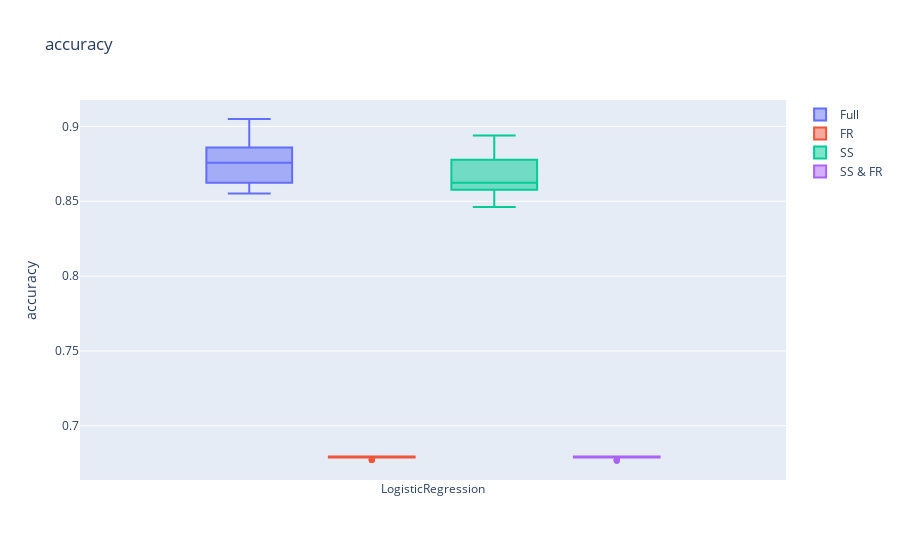
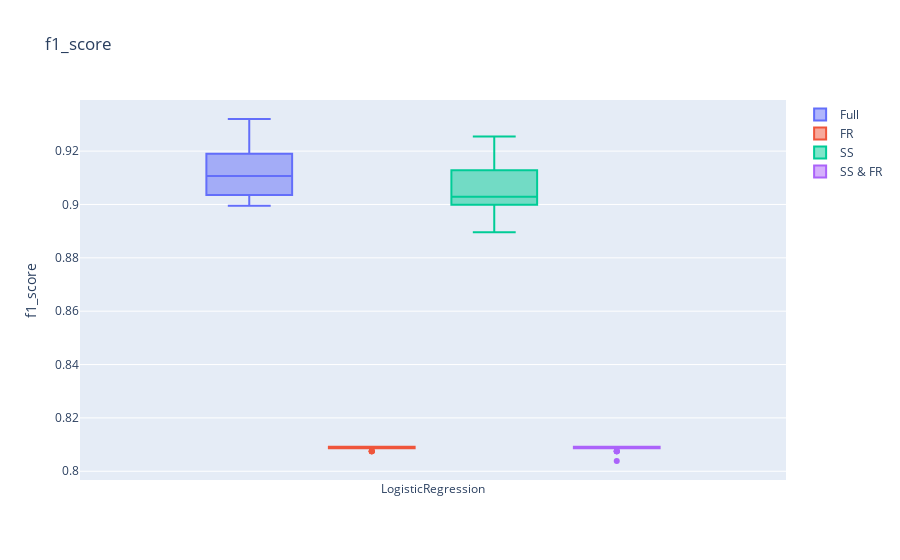
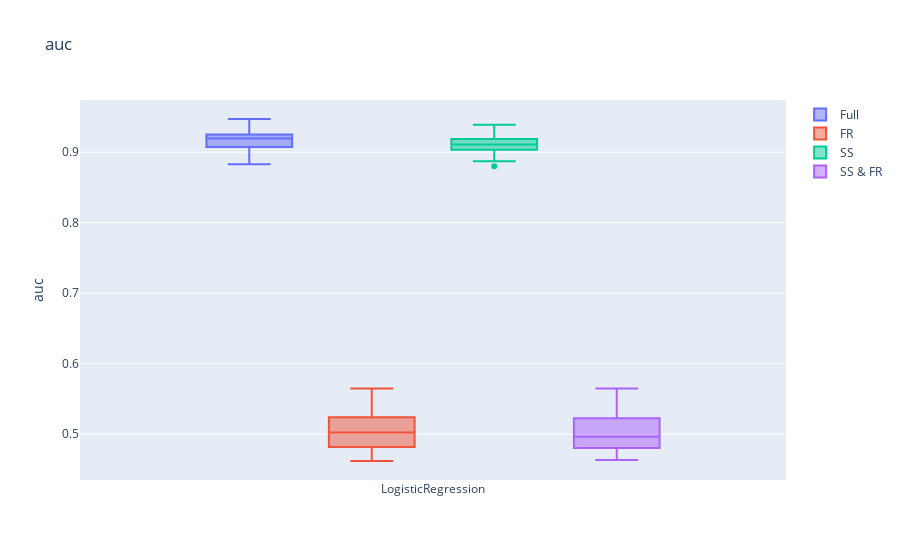
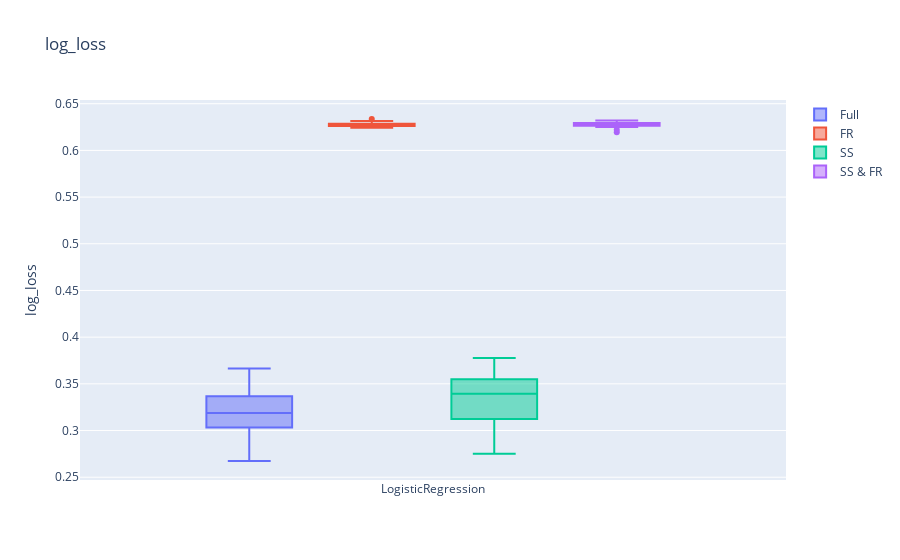

Source (notebook cell) for these figures, in order:
### Code cell
make_plots('accuracy')
make_plots('f1_score')
make_plots('auc')
make_plots('log_loss')

### Figure 1 — Plotly figure (JSON) as saved in the notebook; plotly's stock layout.template omitted (floating-point values rounded to 4 significant figures)
{"data": [{"name": "Full", "type": "box", "x": ["LogisticRegression", "LogisticRegression", "LogisticRegression", "LogisticRegression", "LogisticRegression", "LogisticRegression", "LogisticRegression", "LogisticRegression", "LogisticRegression", "LogisticRegression", "LogisticRegression", "LogisticRegression", "LogisticRegression", "LogisticRegression", "LogisticRegression", "LogisticRegression", "LogisticRegression", "LogisticRegression", "LogisticRegression", "LogisticRegression", "LogisticRegression", "LogisticRegression", "LogisticRegression", "LogisticRegression", "LogisticRegression", "LogisticRegression", "LogisticRegression", "LogisticRegression", "LogisticRegression", "LogisticRegression", "LogisticRegression", "LogisticRegression", "LogisticRegression", "LogisticRegression", "LogisticRegression", "LogisticRegression", "LogisticRegression", "LogisticRegression", "LogisticRegression", "LogisticRegression"], "y": [0.9029, 0.86, 0.8849, 0.8849, 0.8688, 0.862, 0.8643, 0.8643, 0.8824, 0.8778, 0.8984, 0.8623, 0.86, 0.8916, 0.8756, 0.905, 0.8575, 0.8914, 0.8643, 0.8552, 0.8758, 0.8691, 0.8962, 0.8871, 0.8937, 0.8665, 0.8575, 0.8597, 0.8575, 0.8846, 0.8894, 0.8781, 0.8758, 0.8623, 0.8665, 0.871, 0.8891, 0.8801, 0.8597, 0.8824]}, {"name": "FR", "type": "box", "x": ["LogisticRegression", "LogisticRegression", "LogisticRegression", "LogisticRegression", "LogisticRegression", "LogisticRegression", "LogisticRegression", "LogisticRegression", "LogisticRegression", "LogisticRegression", "LogisticRegression", "LogisticRegression", "LogisticRegression", "LogisticRegression", "LogisticRegression", "LogisticRegression", "LogisticRegression", "LogisticRegression", "LogisticRegression", "LogisticRegression", "LogisticRegression", "LogisticRegression", "LogisticRegression", "LogisticRegression", "LogisticRegression", "LogisticRegression", "LogisticRegression", "LogisticRegression", "LogisticRegression", "LogisticRegression", "LogisticRegression", "LogisticRegression", "LogisticRegression", "LogisticRegression", "LogisticRegression", "LogisticRegression", "LogisticRegression", "LogisticRegression", "LogisticRegression", "LogisticRegression"], "y": [0.6772, 0.6795, 0.6795, 0.6795, 0.6787, 0.6787, 0.6787, 0.6787, 0.6787, 0.6787, 0.6772, 0.6795, 0.6795, 0.6795, 0.6787, 0.6787, 0.6787, 0.6787, 0.6787, 0.6787, 0.6772, 0.6795, 0.6795, 0.6795, 0.6787, 0.6787, 0.6787, 0.6787, 0.6787, 0.6787, 0.6772, 0.6795, 0.6795, 0.6795, 0.6787, 0.6787, 0.6787, 0.6787, 0.6787, 0.6787]}, {"name": "SS", "type": "box", "x": ["LogisticRegression", "LogisticRegression", "LogisticRegression", "LogisticRegression", "LogisticRegression", "LogisticRegression", "LogisticRegression", "LogisticRegression", "LogisticRegression", "LogisticRegression", "LogisticRegression", "LogisticRegression", "LogisticRegression", "LogisticRegression", "LogisticRegression", "LogisticRegression", "LogisticRegression", "LogisticRegression", "LogisticRegression", "LogisticRegression", "LogisticRegression", "LogisticRegression", "LogisticRegression", "LogisticRegression", "LogisticRegression", "LogisticRegression", "LogisticRegression", "LogisticRegression", "LogisticRegression", "LogisticRegression", "LogisticRegression", "LogisticRegression", "LogisticRegression", "LogisticRegression", "LogisticRegression", "LogisticRegression", "LogisticRegression", "LogisticRegression", "LogisticRegression", "LogisticRegression"], "y": [0.8871, 0.8555, 0.8758, 0.8826, 0.8484, 0.8597, 0.8643, 0.8575, 0.8778, 0.8778, 0.8939, 0.8623, 0.8555, 0.8871, 0.862, 0.8846, 0.862, 0.8801, 0.8597, 0.8597, 0.8691, 0.8668, 0.8894, 0.8916, 0.8756, 0.8484, 0.862, 0.8575, 0.8462, 0.8778, 0.8804, 0.8691, 0.8623, 0.8578, 0.8597, 0.8688, 0.8597, 0.8575, 0.8575, 0.8484]}, {"name": "SS & FR", "type": "box", "x": ["LogisticRegression", "LogisticRegression", "LogisticRegression", "LogisticRegression", "LogisticRegression", "LogisticRegression", "LogisticRegression", "LogisticRegression", "LogisticRegression", "LogisticRegression", "LogisticRegression", "LogisticRegression", "LogisticRegression", "LogisticRegression", "LogisticRegression", "LogisticRegression", "LogisticRegression", "LogisticRegression", "LogisticRegression", "LogisticRegression", "LogisticRegression", "LogisticRegression", "LogisticRegression", "LogisticRegression", "LogisticRegression", "LogisticRegression", "LogisticRegression", "LogisticRegression", "LogisticRegression", "LogisticRegression", "LogisticRegression", "LogisticRegression", "LogisticRegression", "LogisticRegression", "LogisticRegression", "LogisticRegression", "LogisticRegression", "LogisticRegression", "LogisticRegression", "LogisticRegression"], "y": [0.6772, 0.6795, 0.6795, 0.6795, 0.6787, 0.6787, 0.6787, 0.6787, 0.6787, 0.6787, 0.6772, 0.6795, 0.6795, 0.6795, 0.6787, 0.6787, 0.6787, 0.6787, 0.6787, 0.6787, 0.6772, 0.6795, 0.6795, 0.6795, 0.6787, 0.6787, 0.6765, 0.6787, 0.6787, 0.6787, 0.6772, 0.6795, 0.6795, 0.6795, 0.6787, 0.6787, 0.6787, 0.6787, 0.6787, 0.6787]}], "layout": {"boxmode": "group", "title": {"text": "accuracy"}, "yaxis": {"title": {"text": "accuracy"}}}}

### Figure 2 — Plotly figure (JSON) as saved in the notebook; plotly's stock layout.template omitted (floating-point values rounded to 4 significant figures)
{"data": [{"name": "Full", "type": "box", "x": ["LogisticRegression", "LogisticRegression", "LogisticRegression", "LogisticRegression", "LogisticRegression", "LogisticRegression", "LogisticRegression", "LogisticRegression", "LogisticRegression", "LogisticRegression", "LogisticRegression", "LogisticRegression", "LogisticRegression", "LogisticRegression", "LogisticRegression", "LogisticRegression", "LogisticRegression", "LogisticRegression", "LogisticRegression", "LogisticRegression", "LogisticRegression", "LogisticRegression", "LogisticRegression", "LogisticRegression", "LogisticRegression", "LogisticRegression", "LogisticRegression", "LogisticRegression", "LogisticRegression", "LogisticRegression", "LogisticRegression", "LogisticRegression", "LogisticRegression", "LogisticRegression", "LogisticRegression", "LogisticRegression", "LogisticRegression", "LogisticRegression", "LogisticRegression", "LogisticRegression"], "y": [0.9301, 0.9013, 0.9176, 0.9187, 0.9068, 0.9036, 0.9035, 0.9042, 0.9164, 0.9129, 0.9285, 0.9015, 0.9, 0.9233, 0.9106, 0.932, 0.8998, 0.9223, 0.9045, 0.8997, 0.9109, 0.9073, 0.927, 0.9194, 0.9248, 0.9038, 0.8995, 0.9013, 0.9002, 0.9171, 0.9208, 0.9143, 0.912, 0.9048, 0.9047, 0.9082, 0.9211, 0.9144, 0.8997, 0.9167]}, {"name": "FR", "type": "box", "x": ["LogisticRegression", "LogisticRegression", "LogisticRegression", "LogisticRegression", "LogisticRegression", "LogisticRegression", "LogisticRegression", "LogisticRegression", "LogisticRegression", "LogisticRegression", "LogisticRegression", "LogisticRegression", "LogisticRegression", "LogisticRegression", "LogisticRegression", "LogisticRegression", "LogisticRegression", "LogisticRegression", "LogisticRegression", "LogisticRegression", "LogisticRegression", "LogisticRegression", "LogisticRegression", "LogisticRegression", "LogisticRegression", "LogisticRegression", "LogisticRegression", "LogisticRegression", "LogisticRegression", "LogisticRegression", "LogisticRegression", "LogisticRegression", "LogisticRegression", "LogisticRegression", "LogisticRegression", "LogisticRegression", "LogisticRegression", "LogisticRegression", "LogisticRegression", "LogisticRegression"], "y": [0.8075, 0.8091, 0.8091, 0.8091, 0.8086, 0.8086, 0.8086, 0.8086, 0.8086, 0.8086, 0.8075, 0.8091, 0.8091, 0.8091, 0.8086, 0.8086, 0.8086, 0.8086, 0.8086, 0.8086, 0.8075, 0.8091, 0.8091, 0.8091, 0.8086, 0.8086, 0.8086, 0.8086, 0.8086, 0.8086, 0.8075, 0.8091, 0.8091, 0.8091, 0.8086, 0.8086, 0.8086, 0.8086, 0.8086, 0.8086]}, {"name": "SS", "type": "box", "x": ["LogisticRegression", "LogisticRegression", "LogisticRegression", "LogisticRegression", "LogisticRegression", "LogisticRegression", "LogisticRegression", "LogisticRegression", "LogisticRegression", "LogisticRegression", "LogisticRegression", "LogisticRegression", "LogisticRegression", "LogisticRegression", "LogisticRegression", "LogisticRegression", "LogisticRegression", "LogisticRegression", "LogisticRegression", "LogisticRegression", "LogisticRegression", "LogisticRegression", "LogisticRegression", "LogisticRegression", "LogisticRegression", "LogisticRegression", "LogisticRegression", "LogisticRegression", "LogisticRegression", "LogisticRegression", "LogisticRegression", "LogisticRegression", "LogisticRegression", "LogisticRegression", "LogisticRegression", "LogisticRegression", "LogisticRegression", "LogisticRegression", "LogisticRegression", "LogisticRegression"], "y": [0.9183, 0.8981, 0.9123, 0.9153, 0.8935, 0.9013, 0.9042, 0.8998, 0.9126, 0.9135, 0.9255, 0.9008, 0.8958, 0.9206, 0.9005, 0.9168, 0.903, 0.913, 0.9013, 0.9028, 0.9073, 0.9068, 0.9216, 0.9228, 0.9103, 0.8896, 0.9027, 0.9002, 0.8931, 0.9112, 0.9144, 0.9073, 0.9015, 0.9005, 0.8994, 0.9055, 0.9, 0.8998, 0.8969, 0.8918]}, {"name": "SS & FR", "type": "box", "x": ["LogisticRegression", "LogisticRegression", "LogisticRegression", "LogisticRegression", "LogisticRegression", "LogisticRegression", "LogisticRegression", "LogisticRegression", "LogisticRegression", "LogisticRegression", "LogisticRegression", "LogisticRegression", "LogisticRegression", "LogisticRegression", "LogisticRegression", "LogisticRegression", "LogisticRegression", "LogisticRegression", "LogisticRegression", "LogisticRegression", "LogisticRegression", "LogisticRegression", "LogisticRegression", "LogisticRegression", "LogisticRegression", "LogisticRegression", "LogisticRegression", "LogisticRegression", "LogisticRegression", "LogisticRegression", "LogisticRegression", "LogisticRegression", "LogisticRegression", "LogisticRegression", "LogisticRegression", "LogisticRegression", "LogisticRegression", "LogisticRegression", "LogisticRegression", "LogisticRegression"], "y": [0.8075, 0.8091, 0.8091, 0.8091, 0.8086, 0.8086, 0.8086, 0.8086, 0.8086, 0.8086, 0.8075, 0.8091, 0.8091, 0.8091, 0.8086, 0.8086, 0.8086, 0.8086, 0.8086, 0.8086, 0.8075, 0.8091, 0.8091, 0.8091, 0.8086, 0.8086, 0.8038, 0.8086, 0.8086, 0.8086, 0.8075, 0.8091, 0.8091, 0.8091, 0.8086, 0.8086, 0.8086, 0.8086, 0.8086, 0.8086]}], "layout": {"boxmode": "group", "title": {"text": "f1_score"}, "yaxis": {"title": {"text": "f1_score"}}}}

### Figure 3 — Plotly figure (JSON) as saved in the notebook; plotly's stock layout.template omitted (floating-point values rounded to 4 significant figures)
{"data": [{"name": "Full", "type": "box", "x": ["LogisticRegression", "LogisticRegression", "LogisticRegression", "LogisticRegression", "LogisticRegression", "LogisticRegression", "LogisticRegression", "LogisticRegression", "LogisticRegression", "LogisticRegression", "LogisticRegression", "LogisticRegression", "LogisticRegression", "LogisticRegression", "LogisticRegression", "LogisticRegression", "LogisticRegression", "LogisticRegression", "LogisticRegression", "LogisticRegression", "LogisticRegression", "LogisticRegression", "LogisticRegression", "LogisticRegression", "LogisticRegression", "LogisticRegression", "LogisticRegression", "LogisticRegression", "LogisticRegression", "LogisticRegression", "LogisticRegression", "LogisticRegression", "LogisticRegression", "LogisticRegression", "LogisticRegression", "LogisticRegression", "LogisticRegression", "LogisticRegression", "LogisticRegression", "LogisticRegression"], "y": [0.943, 0.9015, 0.9222, 0.9436, 0.9029, 0.9203, 0.883, 0.9234, 0.9293, 0.9126, 0.9426, 0.923, 0.9027, 0.9224, 0.9241, 0.9331, 0.9075, 0.9197, 0.9014, 0.9029, 0.9472, 0.9136, 0.9263, 0.9089, 0.919, 0.9073, 0.9196, 0.9192, 0.8982, 0.9145, 0.9283, 0.9015, 0.9168, 0.8933, 0.9297, 0.9208, 0.9238, 0.918, 0.9291, 0.9091]}, {"name": "FR", "type": "box", "x": ["LogisticRegression", "LogisticRegression", "LogisticRegression", "LogisticRegression", "LogisticRegression", "LogisticRegression", "LogisticRegression", "LogisticRegression", "LogisticRegression", "LogisticRegression", "LogisticRegression", "LogisticRegression", "LogisticRegression", "LogisticRegression", "LogisticRegression", "LogisticRegression", "LogisticRegression", "LogisticRegression", "LogisticRegression", "LogisticRegression", "LogisticRegression", "LogisticRegression", "LogisticRegression", "LogisticRegression", "LogisticRegression", "LogisticRegression", "LogisticRegression", "LogisticRegression", "LogisticRegression", "LogisticRegression", "LogisticRegression", "LogisticRegression", "LogisticRegression", "LogisticRegression", "LogisticRegression", "LogisticRegression", "LogisticRegression", "LogisticRegression", "LogisticRegression", "LogisticRegression"], "y": [0.4985, 0.5121, 0.4768, 0.4618, 0.4991, 0.5207, 0.5051, 0.5319, 0.5197, 0.5249, 0.4773, 0.5215, 0.5276, 0.4788, 0.5186, 0.524, 0.4939, 0.4863, 0.5241, 0.499, 0.5371, 0.5523, 0.4812, 0.5278, 0.4987, 0.5143, 0.4907, 0.469, 0.476, 0.4958, 0.5143, 0.5136, 0.5297, 0.4683, 0.5303, 0.4909, 0.4689, 0.4824, 0.5646, 0.4788]}, {"name": "SS", "type": "box", "x": ["LogisticRegression", "LogisticRegression", "LogisticRegression", "LogisticRegression", "LogisticRegression", "LogisticRegression", "LogisticRegression", "LogisticRegression", "LogisticRegression", "LogisticRegression", "LogisticRegression", "LogisticRegression", "LogisticRegression", "LogisticRegression", "LogisticRegression", "LogisticRegression", "LogisticRegression", "LogisticRegression", "LogisticRegression", "LogisticRegression", "LogisticRegression", "LogisticRegression", "LogisticRegression", "LogisticRegression", "LogisticRegression", "LogisticRegression", "LogisticRegression", "LogisticRegression", "LogisticRegression", "LogisticRegression", "LogisticRegression", "LogisticRegression", "LogisticRegression", "LogisticRegression", "LogisticRegression", "LogisticRegression", "LogisticRegression", "LogisticRegression", "LogisticRegression", "LogisticRegression"], "y": [0.9309, 0.8941, 0.9188, 0.9388, 0.9048, 0.9065, 0.8799, 0.9122, 0.9195, 0.9047, 0.9363, 0.9097, 0.908, 0.9172, 0.9161, 0.9298, 0.9038, 0.9146, 0.8937, 0.9087, 0.9377, 0.9046, 0.9212, 0.9173, 0.9173, 0.9015, 0.9027, 0.9075, 0.893, 0.9162, 0.9075, 0.8902, 0.913, 0.8874, 0.9185, 0.9199, 0.9172, 0.9032, 0.9241, 0.9036]}, {"name": "SS & FR", "type": "box", "x": ["LogisticRegression", "LogisticRegression", "LogisticRegression", "LogisticRegression", "LogisticRegression", "LogisticRegression", "LogisticRegression", "LogisticRegression", "LogisticRegression", "LogisticRegression", "LogisticRegression", "LogisticRegression", "LogisticRegression", "LogisticRegression", "LogisticRegression", "LogisticRegression", "LogisticRegression", "LogisticRegression", "LogisticRegression", "LogisticRegression", "LogisticRegression", "LogisticRegression", "LogisticRegression", "LogisticRegression", "LogisticRegression", "LogisticRegression", "LogisticRegression", "LogisticRegression", "LogisticRegression", "LogisticRegression", "LogisticRegression", "LogisticRegression", "LogisticRegression", "LogisticRegression", "LogisticRegression", "LogisticRegression", "LogisticRegression", "LogisticRegression", "LogisticRegression", "LogisticRegression"], "y": [0.496, 0.513, 0.478, 0.4631, 0.4993, 0.5223, 0.4952, 0.5296, 0.5175, 0.5241, 0.5236, 0.5178, 0.4745, 0.4805, 0.5191, 0.5228, 0.4914, 0.4846, 0.526, 0.4963, 0.5362, 0.5518, 0.4797, 0.5287, 0.4985, 0.4861, 0.4947, 0.4709, 0.4761, 0.495, 0.516, 0.5149, 0.4712, 0.4657, 0.5344, 0.4905, 0.4678, 0.4805, 0.5647, 0.4792]}], "layout": {"boxmode": "group", "title": {"text": "auc"}, "yaxis": {"title": {"text": "auc"}}}}

### Figure 4 — Plotly figure (JSON) as saved in the notebook; plotly's stock layout.template omitted (floating-point values rounded to 4 significant figures)
{"data": [{"name": "Full", "type": "box", "x": ["LogisticRegression", "LogisticRegression", "LogisticRegression", "LogisticRegression", "LogisticRegression", "LogisticRegression", "LogisticRegression", "LogisticRegression", "LogisticRegression", "LogisticRegression", "LogisticRegression", "LogisticRegression", "LogisticRegression", "LogisticRegression", "LogisticRegression", "LogisticRegression", "LogisticRegression", "LogisticRegression", "LogisticRegression", "LogisticRegression", "LogisticRegression", "LogisticRegression", "LogisticRegression", "LogisticRegression", "LogisticRegression", "LogisticRegression", "LogisticRegression", "LogisticRegression", "LogisticRegression", "LogisticRegression", "LogisticRegression", "LogisticRegression", "LogisticRegression", "LogisticRegression", "LogisticRegression", "LogisticRegression", "LogisticRegression", "LogisticRegression", "LogisticRegression", "LogisticRegression"], "y": [0.2725, 0.351, 0.2955, 0.2799, 0.3551, 0.3192, 0.3642, 0.3164, 0.3068, 0.3222, 0.2674, 0.3243, 0.3564, 0.293, 0.3097, 0.2863, 0.3426, 0.3073, 0.351, 0.35, 0.2802, 0.3237, 0.291, 0.3127, 0.3015, 0.3664, 0.3169, 0.3213, 0.3631, 0.3187, 0.3016, 0.3308, 0.3213, 0.3465, 0.3056, 0.3128, 0.305, 0.3189, 0.3245, 0.3303]}, {"name": "FR", "type": "box", "x": ["LogisticRegression", "LogisticRegression", "LogisticRegression", "LogisticRegression", "LogisticRegression", "LogisticRegression", "LogisticRegression", "LogisticRegression", "LogisticRegression", "LogisticRegression", "LogisticRegression", "LogisticRegression", "LogisticRegression", "LogisticRegression", "LogisticRegression", "LogisticRegression", "LogisticRegression", "LogisticRegression", "LogisticRegression", "LogisticRegression", "LogisticRegression", "LogisticRegression", "LogisticRegression", "LogisticRegression", "LogisticRegression", "LogisticRegression", "LogisticRegression", "LogisticRegression", "LogisticRegression", "LogisticRegression", "LogisticRegression", "LogisticRegression", "LogisticRegression", "LogisticRegression", "LogisticRegression", "LogisticRegression", "LogisticRegression", "LogisticRegression", "LogisticRegression", "LogisticRegression"], "y": [0.6295, 0.6276, 0.6292, 0.6276, 0.6266, 0.6259, 0.6256, 0.6273, 0.6262, 0.6285, 0.6277, 0.6263, 0.6257, 0.6291, 0.6251, 0.6267, 0.6291, 0.6316, 0.6265, 0.628, 0.6266, 0.6244, 0.6287, 0.6285, 0.6271, 0.6272, 0.6271, 0.6283, 0.6264, 0.6336, 0.6295, 0.6257, 0.6262, 0.6269, 0.6277, 0.6263, 0.6298, 0.6262, 0.626, 0.6299]}, {"name": "SS", "type": "box", "x": ["LogisticRegression", "LogisticRegression", "LogisticRegression", "LogisticRegression", "LogisticRegression", "LogisticRegression", "LogisticRegression", "LogisticRegression", "LogisticRegression", "LogisticRegression", "LogisticRegression", "LogisticRegression", "LogisticRegression", "LogisticRegression", "LogisticRegression", "LogisticRegression", "LogisticRegression", "LogisticRegression", "LogisticRegression", "LogisticRegression", "LogisticRegression", "LogisticRegression", "LogisticRegression", "LogisticRegression", "LogisticRegression", "LogisticRegression", "LogisticRegression", "LogisticRegression", "LogisticRegression", "LogisticRegression", "LogisticRegression", "LogisticRegression", "LogisticRegression", "LogisticRegression", "LogisticRegression", "LogisticRegression", "LogisticRegression", "LogisticRegression", "LogisticRegression", "LogisticRegression"], "y": [0.2939, 0.3764, 0.3056, 0.2885, 0.3671, 0.3454, 0.3685, 0.3345, 0.33, 0.3521, 0.2751, 0.3547, 0.3552, 0.3056, 0.3294, 0.3039, 0.3565, 0.3223, 0.3694, 0.3457, 0.3047, 0.3396, 0.3032, 0.3032, 0.3099, 0.3778, 0.3405, 0.339, 0.3768, 0.315, 0.3726, 0.3458, 0.3396, 0.3684, 0.3291, 0.318, 0.3349, 0.3425, 0.3374, 0.3471]}, {"name": "SS & FR", "type": "box", "x": ["LogisticRegression", "LogisticRegression", "LogisticRegression", "LogisticRegression", "LogisticRegression", "LogisticRegression", "LogisticRegression", "LogisticRegression", "LogisticRegression", "LogisticRegression", "LogisticRegression", "LogisticRegression", "LogisticRegression", "LogisticRegression", "LogisticRegression", "LogisticRegression", "LogisticRegression", "LogisticRegression", "LogisticRegression", "LogisticRegression", "LogisticRegression", "LogisticRegression", "LogisticRegression", "LogisticRegression", "LogisticRegression", "LogisticRegression", "LogisticRegression", "LogisticRegression", "LogisticRegression", "LogisticRegression", "LogisticRegression", "LogisticRegression", "LogisticRegression", "LogisticRegression", "LogisticRegression", "LogisticRegression", "LogisticRegression", "LogisticRegression", "LogisticRegression", "LogisticRegression"], "y": [0.6313, 0.6272, 0.6315, 0.6285, 0.6278, 0.625, 0.6301, 0.6273, 0.6275, 0.6282, 0.6293, 0.6264, 0.6302, 0.6299, 0.6221, 0.6264, 0.6319, 0.6306, 0.6259, 0.6277, 0.6255, 0.6195, 0.6317, 0.6284, 0.6273, 0.6281, 0.6274, 0.6287, 0.6256, 0.6284, 0.6291, 0.6265, 0.629, 0.6272, 0.6277, 0.6258, 0.6292, 0.6276, 0.6262, 0.6298]}], "layout": {"boxmode": "group", "title": {"text": "log_loss"}, "yaxis": {"title": {"text": "log_loss"}}}}
